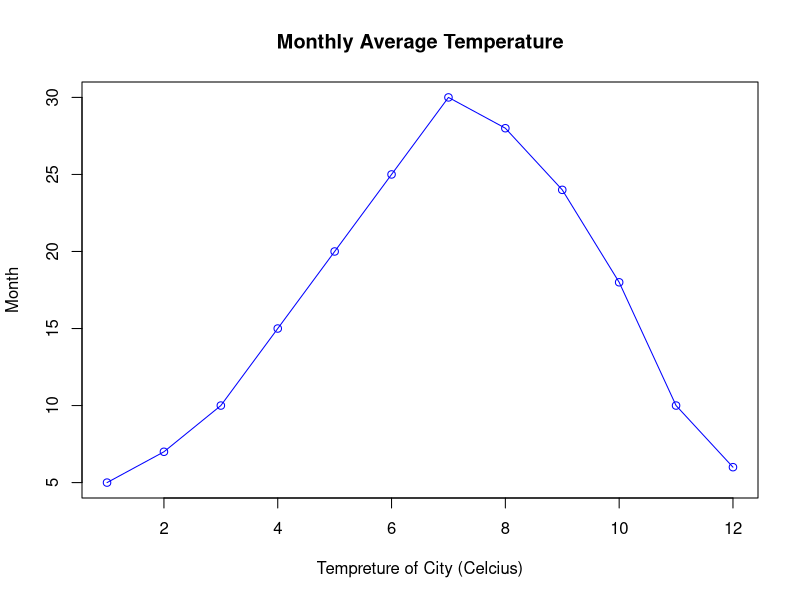

Generate this figure with R:
Tempreature <- c(5, 7, 10, 15, 20, 25, 30, 28, 24, 18, 10, 6)
Month <- 1:12
# Month_names <- c("Jan", "Feb", "Mar", "Apr", "May", "Jun", "Jul", "Aug", "Sep", "Oct", "Nov", "Dec") 
plot(y = Tempreature,
     x = Month,
     # xaxt = "n",
     type = "o",
     main = "Monthly Average Temperature",
     xlab = "Tempreture of City (Celcius)",
     ylab = "Month",
     col = "blue",
     )
# axis(side = 1, at = 1:12, labels = Month_names)